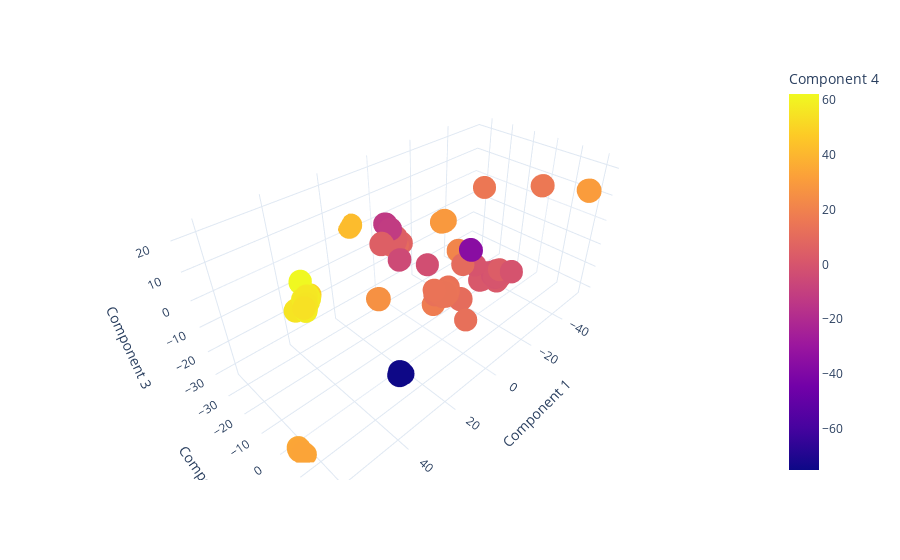

Write notebook code for a chart like this one.
### Markdown cell above
#### Visualise the results

### Code cell
fig = px.scatter_3d(
    data_frame=reduced_df,
    x="Component 1",
    y="Component 2",
    z="Component 3",
    color = "Component 4",
    
    hover_data=[
        "taxon_id",
        "media_id"
    ],
    template="plotly_white"
)
fig.show()

### Figure 1 — Plotly figure (JSON) as saved in the notebook; plotly's stock layout.template omitted (floating-point values rounded to 4 significant figures; data arrays with more than 128 entries replaced by an {"elided": "..."} marker saying what was removed)
{"data": [{"customdata": {"elided": "6745x2 str values"}, "hovertemplate": "Component 1=%{x}<br>Component 2=%{y}<br>Component 3=%{z}<br>taxon_id=%{customdata[0]}<br>media_id=%{customdata[1]}<br>Component 4=%{marker.color}<extra></extra>", "legendgroup": "", "marker": {"color": {"elided": "6745 float values"}, "coloraxis": "coloraxis", "symbol": "circle"}, "mode": "markers", "name": "", "scene": "scene", "showlegend": false, "type": "scatter3d", "x": {"elided": "6745 float values"}, "y": {"elided": "6745 float values"}, "z": {"elided": "6745 float values"}}], "layout": {"coloraxis": {"colorbar": {"title": {"text": "Component 4"}}, "colorscale": [[0, "#0d0887"], [0.1111, "#46039f"], [0.2222, "#7201a8"], [0.3333, "#9c179e"], [0.4444, "#bd3786"], [0.5556, "#d8576b"], [0.6667, "#ed7953"], [0.7778, "#fb9f3a"], [0.8889, "#fdca26"], [1, "#f0f921"]]}, "legend": {"tracegroupgap": 0}, "margin": {"t": 60}, "scene": {"domain": {"x": [0, 1], "y": [0, 1]}, "xaxis": {"title": {"text": "Component 1"}}, "yaxis": {"title": {"text": "Component 2"}}, "zaxis": {"title": {"text": "Component 3"}}}}}
